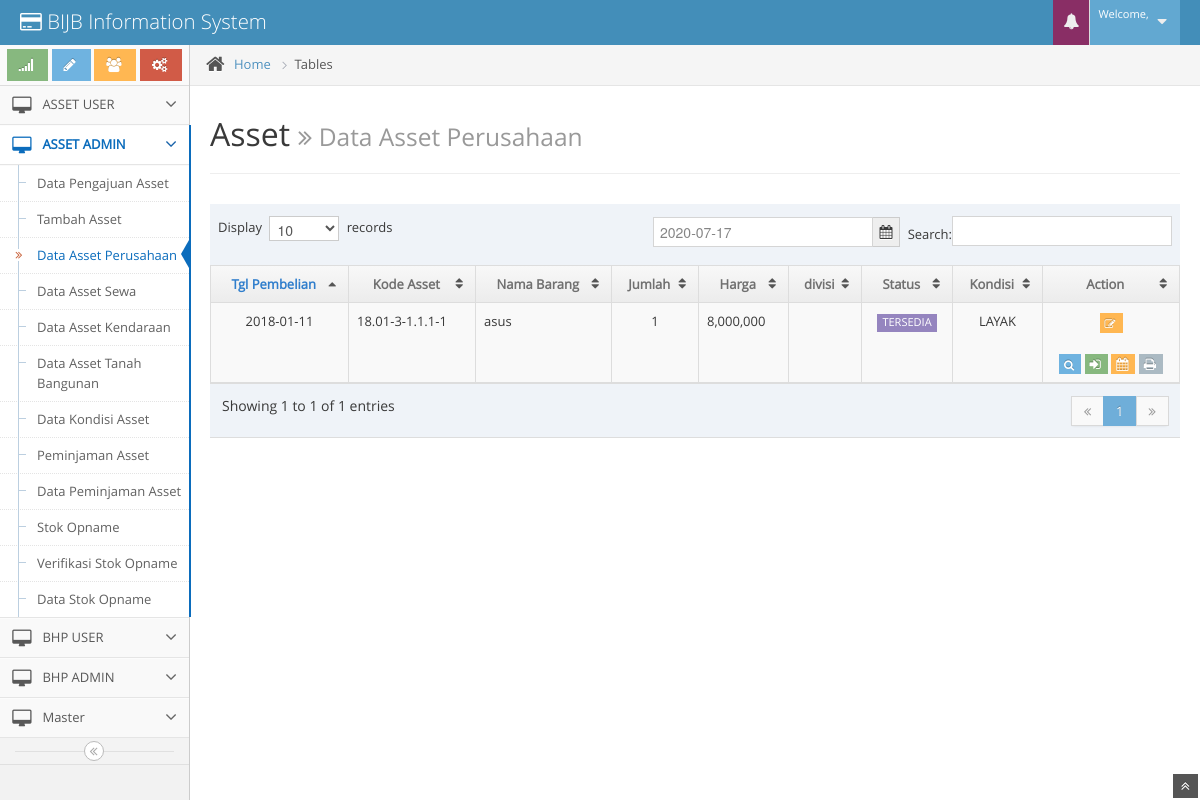
The app's page /index.php/asset/data_asset, older data.
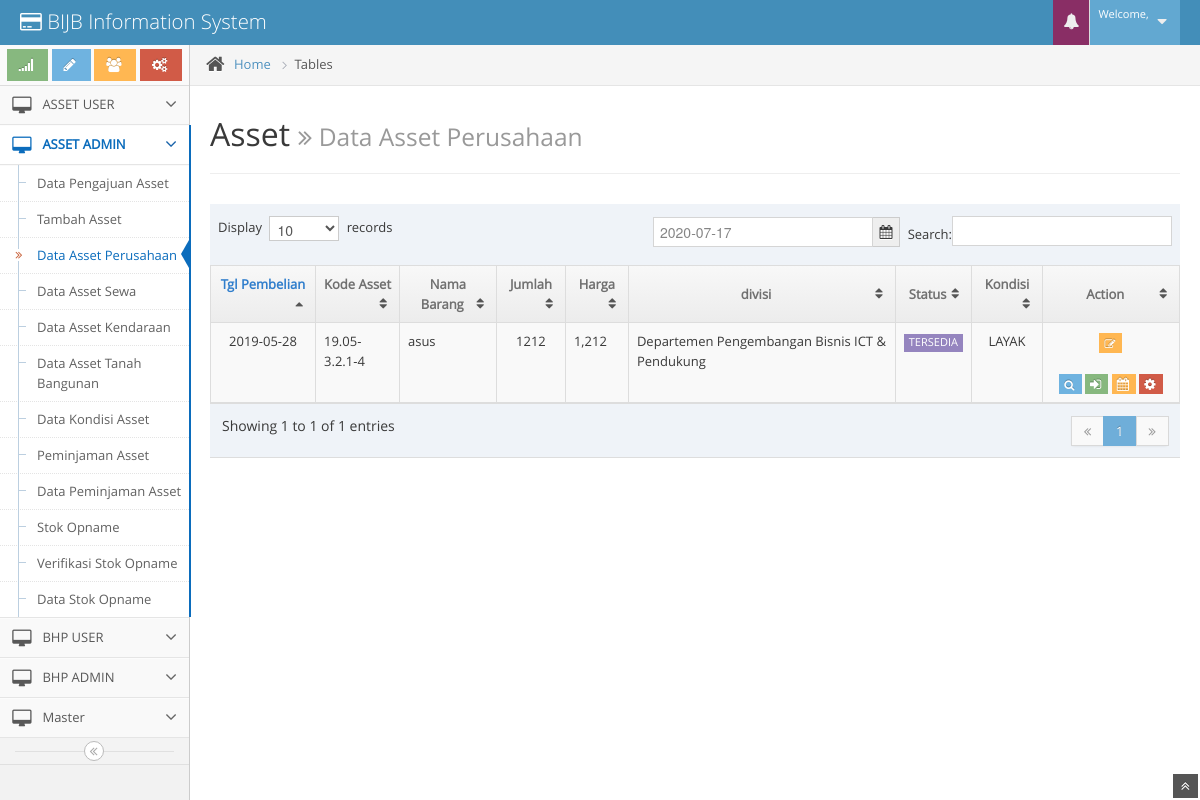
The same page, newer data.
### tables this page shows
CREATE TABLE IF NOT EXISTS `ta_asset` (
  `id_asset` char(20) NOT NULL DEFAULT '',
  `kode_asset` char(20) DEFAULT NULL,
  `kode_pengajuan` char(20) DEFAULT NULL,
  `kode_jenisasset` char(20) DEFAULT NULL,
  `kode_kategori` char(20) DEFAULT NULL,
  `kode_namabarang` char(20) DEFAULT NULL,
  `merk_asset` varchar(100) DEFAULT NULL,
  `tgl_pembelian` date DEFAULT NULL,
  `spesifikasi` varchar(500) DEFAULT NULL,
  `jumlah` int(11) DEFAULT NULL,
  `harga` bigint(20) DEFAULT NULL,
  `awal_garansi` date DEFAULT NULL,
  `akhir_garansi` date DEFAULT NULL,
  `kode_vendor` char(20) DEFAULT NULL,
  `img_objek` varchar(100) DEFAULT NULL,
  `img_kelengkapan` varchar(100) DEFAULT NULL,
  `kelengkapan` varchar(500) DEFAULT NULL,
  `keterangan` varchar(500) DEFAULT NULL,
  `status` char(20) DEFAULT NULL,
  `kondisi_asset` varchar(100) DEFAULT NULL,
  `kepemilikan_asset` char(20) DEFAULT NULL,
  `aktif` char(10) DEFAULT NULL,
  `user_input` int(11) DEFAULT NULL,
  `tgl_input` date DEFAULT NULL,
  `nama_karyawan` varchar(30) DEFAULT NULL,
  `divisi` varchar(100) DEFAULT NULL,
  `tipe_asset` varchar(20) DEFAULT NULL
);

### application/controllers/Asset.php (called while the page is built, shortened)
<?php
class Asset extends CI_Controller {
	public function __construct()
	{
		$this->load->model(array('Masterasset_model','Asset_model','Libasset_model'));
	}
	public function data_asset()
	{
		$data['selectMenu']	= array('mn-asset-admin','sm-dt-asset');
		$data['divisi']	= $this->Masterasset_model->get_divisi();
		$data['dtAsset']	= $this->Asset_model->get_data_asset();
		$data['dtUser']		= $this->Masterasset_model->get_user();
		$data['dtJnsPrlkn']	= $this->Masterasset_model->get_jns_perlakuan();
		$data['view']		= "page/asset/data_asset";
		$this->load->view('page/asset/templates/template',$data);
	}
}
?>

### index.php (called while the page is built, shortened)
<?php
require_once BASEPATH.'core/CodeIgniter.php';

### application/models/Asset_model.php (called while the page is built, shortened)
<?php
class Asset_model extends CI_Model {
	public function get_data_asset()
	{
		$this->db->select('ta_asset.*, ma_kategoriasset.nama_kategori, ma_namabarang.nama_barang, ma_jenisasset.nama_jenisasset, ta_barcodeasset.status as status_barcode');
		$this->db->from('ta_asset');
		$this->db->join('ma_jenisasset', 'ta_asset.kode_jenisasset = ma_jenisasset.kode_jenisasset', "left");
		$this->db->join('ma_kategoriasset', 'ta_asset.kode_kategori = ma_kategoriasset.kode_kategori', "left");
		$this->db->join('ma_namabarang', 'ta_asset.kode_namabarang = ma_namabarang.kode_barang', "left");
		$this->db->join('ma_vendor', 'ta_asset.kode_vendor = ma_vendor.kode_vendor', "left");
		$this->db->join('ta_barcodeasset', 'ta_asset.kode_asset = ta_barcodeasset.kode_asset', 'left');
		$this->db->where('kepemilikan_asset','PERUSAHAAN');
		$this->db->where('aktif','YES');
		$this->db->limit(1000);
		$query = $this->db->get();
		$result	= $query->result();
		return $result;
	}
}
?>

### application/views/page/asset/data_asset.php (the view, shortened to what this page needs)
<div class="page-header position-relative">
	<h1>
		Asset
		<small>
			<i class="icon-double-angle-right"></i>
			Data Asset Perusahaan
		</small>
	</h1>
</div>
<div class="row-fluid">
	<div class="span12">
	<div class="row-fluid input-append align-right" id="filter" style="padding-left:3%">
		<input type="text" id="min" value="" data-date-format="yyyy-mm-dd" class="date-picker"><span class="add-on" style="margin-right : 3%;"><i class="icon-calendar"></i></span>
	</div>
		<table class="table table-striped table-bordered" id="dt-data-asset">
			<thead>
				<tr>
					<th class="center">Tgl Pembelian</th>
					<th class="center">Kode Asset</th>
					<th class="center">Nama Barang</th>
					<th class="center">Jumlah</th>
					<th class="center">Harga</th>
					<th class="center">divisi</th>
					<th class="center">Status</th>
					<th class="center">Kondisi</th>
					<th class="center" width="120px">Action</th>
				</tr>
			</thead>
				<?php foreach($dtAsset as $val):
						$display='';
						if ($val->status=="TERIMA")
						{
							$display = 'style="display:none"';
							$status = '<span class="label label-success arrowed-in-right arrowed">TERIMA</span>';
						}
						else if ($val->status=="DISTRIBUSI")
						{
							$display = 'style="display:none"';
							$status = '<span class="label label-pink arrowed">DISTRIBUSI</span>';
						}
						else {
							$status = '<span class="label label-purple">TERSEDIA</span>';
						}
					?>
					<tr id="<?= $val->id_asset; ?>">
						<td class="center"><?= date("Y-m-d", strtotime($val->tgl_pembelian)); ?></td>
						<td class="td1"><?= $val->kode_asset; ?></td>
						<td class="td4"><?= $val->merk_asset; ?></td>
						<td class="center"><?= $val->jumlah; ?></td>
						<td class="td8"><?= number_format($val->harga); ?></td>
						<td class="td6"><?= $val->divisi; ?></td>
						<td class="center status"><?= $status; ?></td>
						<td class="center"><?= $val->kondisi_asset; ?></td>
						<td class="center">
							<form action="<?php echo base_url(); ?>Asset/updateasset" method="post">
								<button class="btn btn-warning btn-minier btn-edit tooltip-info" data-rel="tooltip" data-placement="bottom" title="Edit">
									<i class="icon-edit"></i>
								</button>
							</form>
							<button class="btn btn-info btn-minier btn-detail tooltip-info" data-rel="tooltip" data-placement="bottom" title="Detail">
								<i class="icon-search"></i>
							</button>
							<button class="btn btn-success btn-minier btn-distribusi tooltip-success" <?= $display; ?> data-rel="tooltip" data-placement="bottom" title="Distribusi">
								<i class="icon-signin bigger-120"></i>
							</button>
							<button class="btn btn-warning btn-minier btn-perlakuan tooltip-warning" data-rel="tooltip" data-placement="bottom" title="Perlakuan">
								<i class="icon-calendar bigger-120"></i>
							</button>
							<?php if($val->status_barcode != null) { ?>
							<button class="btn btn-invers btn-minier print-barcode" data-rel="tooltip" data-placement="bottom" title="Print Barcode">
								<i class="icon-print bigger-120"></i>
							</button>
							<?php } else { ?>
							<button class="btn btn-danger btn-minier create-barcode tooltip-error" data-rel="tooltip" data-placement="bottom" title="Generate Barcode">
								<i class="icon-cog bigger-120"></i>
							</button>
							<?php } ?>
						</td>
					</tr>
				<?php endforeach; ?>
		</table>
	</div>
</div>

### application/views/page/asset/templates/header.php (shortened to what this page needs)
<!DOCTYPE html>
<html lang="en">
<head>
	<link href="<?php echo base_url(); ?>assets/css/bootstrap.min.css" rel="stylesheet" />
	<link href="<?php echo base_url(); ?>assets/css/bootstrap-responsive.min.css" rel="stylesheet" />
	<link rel="stylesheet" href="<?php echo base_url(); ?>assets/css/font-awesome.min.css" />
	<link rel="stylesheet" href="<?php echo base_url(); ?>assets/css/jquery-ui-1.10.3.custom.min.css" />
	<link rel="stylesheet" href="<?php echo base_url(); ?>assets/css/jquery.gritter.css" />
	<link rel="stylesheet" href="<?php echo base_url(); ?>assets/css/chosen.css" />
	<link rel="stylesheet" href="<?php echo base_url(); ?>assets/css/font1.css" />
	<link rel="stylesheet" href="<?php echo base_url(); ?>assets/css/ace.min.css" />
	<link rel="stylesheet" href="<?php echo base_url(); ?>assets/css/ace-responsive.min.css" />
	<link rel="stylesheet" href="<?php echo base_url(); ?>assets/css/ace-skins.min.css" />
	<link rel="stylesheet" href="<?php echo base_url(); ?>assets/css/datepicker.css" />
<meta http-equiv="Content-Type" content="text/html; charset=utf-8" /></head>
<body>
<div class="navbar">
	<div class="navbar-inner">
		<div class="container-fluid">
			<a href="<?php echo base_url()?>#" class="brand">
				<small>
					<i class="icon-credit-card"></i>
					BIJB Information System
				</small>
			</a>
			<ul class="nav ace-nav pull-right">
				<li class="purple">
					<a data-toggle="dropdown" class="dropdown-toggle" href="#">
						<i class="icon-bell-alt icon-animated-bell"></i>
					</a>
				</li>
				<li class="light-blue">
					<a data-toggle="dropdown" href="<?php echo base_url()?>#" class="dropdown-toggle">
						<span class="user-info">
							<small>Welcome,</small>
						</span>
						<i class="icon-caret-down"></i>
					</a>
				</li>
			</ul>
		</div>
	</div>
</div>

### application/views/page/asset/templates/template.php (shortened to what this page needs)
<?php $this->load->view('page/asset/templates/header'); ?>
<div class="main-container container-fluid">
	<?php $this->load->view('page/asset/templates/left_menu'); ?>
	<div class="main-content">
		<div class="breadcrumbs" id="breadcrumbs">
			<ul class="breadcrumb">
				<li>
					<i class="icon-home home-icon"></i>
					<a href="#">Home</a>
					<span class="divider">
						<i class="icon-angle-right arrow-icon"></i>
					</span>
				</li>
				<li class="active">Tables</li>
			</ul>
		</div>
		<div class="page-content">
			<?php
				$this->load->view($view);
			?>
		</div>
	</div>
</div>
<?php $this->load->view('page/asset/templates/footer'); ?>

### application/views/page/asset/templates/left_menu.php (shortened to what this page needs)
<div class="sidebar" id="sidebar">
	<div class="sidebar-shortcuts" id="sidebar-shortcuts">
		<div class="sidebar-shortcuts-large" id="sidebar-shortcuts-large">
			<button class="btn btn-small btn-success">
				<i class="icon-signal"></i>
			</button>
			<button class="btn btn-small btn-info">
				<i class="icon-pencil"></i>
			</button>
			<button class="btn btn-small btn-warning">
				<i class="icon-group"></i>
			</button>
			<button class="btn btn-small btn-danger">
				<i class="icon-cogs"></i>
			</button>
		</div>
	</div>
	<ul class="nav nav-list">
		<ul class="nav nav-list">
		<li class="<?= (($selectMenu[0]=='mn-asset-user')? 'active open':''); ?>">
			<a class="dropdown-toggle" href="#">
				<i class="icon-desktop"></i>
				<span class="menu-text"> ASSET USER</span>
				<b class="arrow icon-angle-down"></b>
			</a>
		</li>
		<li class="<?= (($selectMenu[0]=='mn-asset-admin')? 'active open':''); ?>">
			<a class="dropdown-toggle" href="#">
				<i class="icon-desktop"></i>
				<span class="menu-text"> ASSET ADMIN</span>
				<b class="arrow icon-angle-down"></b>
			</a>
			<ul class="submenu">
				<li class="<?= (($selectMenu[1]=='sm-dt-pengajuan')? 'active':''); ?>">
					<a href="<?= base_url(); ?>Asset/data_pengajuan">
						Data Pengajuan Asset
					</a>
				</li>
				<li class="<?= (($selectMenu[1]=='sm-tbh-dtasset')? 'active':''); ?>">
					<a href="<?= base_url(); ?>Asset/tambah_data_asset">
						Tambah Asset
					</a>
				</li>
				<li class="<?= (($selectMenu[1]=='sm-dt-asset')? 'active':''); ?>">
					<a href="<?= base_url(); ?>Asset/data_asset">
						<i class="icon-double-angle-right"></i>
						Data Asset Perusahaan
					</a>
				</li>
				<li class="<?= (($selectMenu[1]=='sm-dt-penyewaan')? 'active':''); ?>">
					<a href="<?= base_url(); ?>Asset/data_asset_sewa">
						Data Asset Sewa
					</a>
				</li>
				<li class="<?= (($selectMenu[1]=='sm-asset-kendaraan')? 'active':''); ?>">
					<a href="<?= base_url(); ?>Asset/asset_kendaraan">
						Data Asset Kendaraan
					</a>
				</li>
				<li class="<?= (($selectMenu[1]=='sm-asset-tnhbgn')? 'active':''); ?>">
					<a href="<?= base_url(); ?>Asset/asset_tanah_bangunan">
						Data Asset Tanah Bangunan
					</a>
				</li>
				<li class="<?= (($selectMenu[1]=='sm-kondisi-asset')? 'active':''); ?>">
					<a href="<?= base_url(); ?>Asset/data_kondisi_asset">
						Data Kondisi Asset
					</a>
				</li>
				<li class="<?= (($selectMenu[1]=='sm-asset-peminjaman')? 'active':''); ?>">
					<a href="<?= base_url(); ?>Asset/peminjaman_asset">
						Peminjaman Asset
					</a>
				</li>
				<li class="<?= (($selectMenu[1]=='sm-asset-dtpeminjaman')? 'active':''); ?>">
					<a href="<?= base_url(); ?>Asset/data_peminjaman">
						Data Peminjaman Asset
					</a>
				</li>
				<li class="<?= (($selectMenu[1]=='sm-asset-opname')? 'active':''); ?>">
					<a href="<?= base_url(); ?>Asset/stok_opname">
						Stok Opname
					</a>
				</li>
				<li class="<?= (($selectMenu[1]=='sm-ver-stokopname')? 'active':''); ?>">
					<a href="<?= base_url(); ?>Asset/ver_stok_opname">
						Verifikasi Stok Opname
					</a>
				</li>
				<li class="<?= (($selectMenu[1]=='sm-dtstok-opname')? 'active':''); ?>">
					<a href="<?= base_url(); ?>Asset/data_stok_opname">
						Data Stok Opname
					</a>
				</li>
			</ul>
		</li>
		<li class="<?= (($selectMenu[0]=='mn-bhp-user')? 'active open':''); ?>">
			<a class="dropdown-toggle" href="#">
				<i class="icon-desktop"></i>
				<span class="menu-text"> BHP USER</span>
				<b class="arrow icon-angle-down"></b>
			</a>
		</li>
		<li class="<?= (($selectMenu[0]=='mn-bhp-admin')? 'active open':''); ?>">
			<a class="dropdown-toggle" href="#">
				<i class="icon-desktop"></i>
				<span class="menu-text"> BHP ADMIN</span>
				<b class="arrow icon-angle-down"></b>
			</a>
		</li>
		<li class="<?= (($selectMenu[0]=='mn-master')? 'active open':''); ?>">
			<a class="dropdown-toggle" href="#">
				<i class="icon-desktop"></i>
				<span class="menu-text"> Master</span>
				<b class="arrow icon-angle-down"></b>
			</a>
		</li>
	</ul>
	<div class="sidebar-collapse" id="sidebar-collapse">
		<i class="icon-double-angle-left"></i>
	</div>
</div>

### application/views/page/asset/templates/footer.php (shortened to what this page needs)
		<a href="#" id="btn-scroll-up" class="btn-scroll-up btn btn-small btn-inverse">
			<i class="icon-double-angle-up icon-only bigger-110"></i>
		</a>
	</body>
</html>

### application/views/page/asset/data_asset.php (style rules this page uses)
#filter { position : absolute; left : -300px; top : 172px; }

Row changes from the older to the newer data that the page shows:
removed ta_asset: tgl_pembelian "2018-01-11", kode_asset "18.01-3-1.1.1-1", merk_asset "asus", jumlah "1", harga "8,000,000", status "TERSEDIA", kondisi_asset "LAYAK"
added ta_asset: tgl_pembelian "2019-05-28", kode_asset "19.05-3.2.1-4", merk_asset "asus", jumlah "1212", harga "1,212", divisi "Departemen Pengembangan Bisnis ICT & Pendukung", status "TERSEDIA", kondisi_asset "LAYAK"
